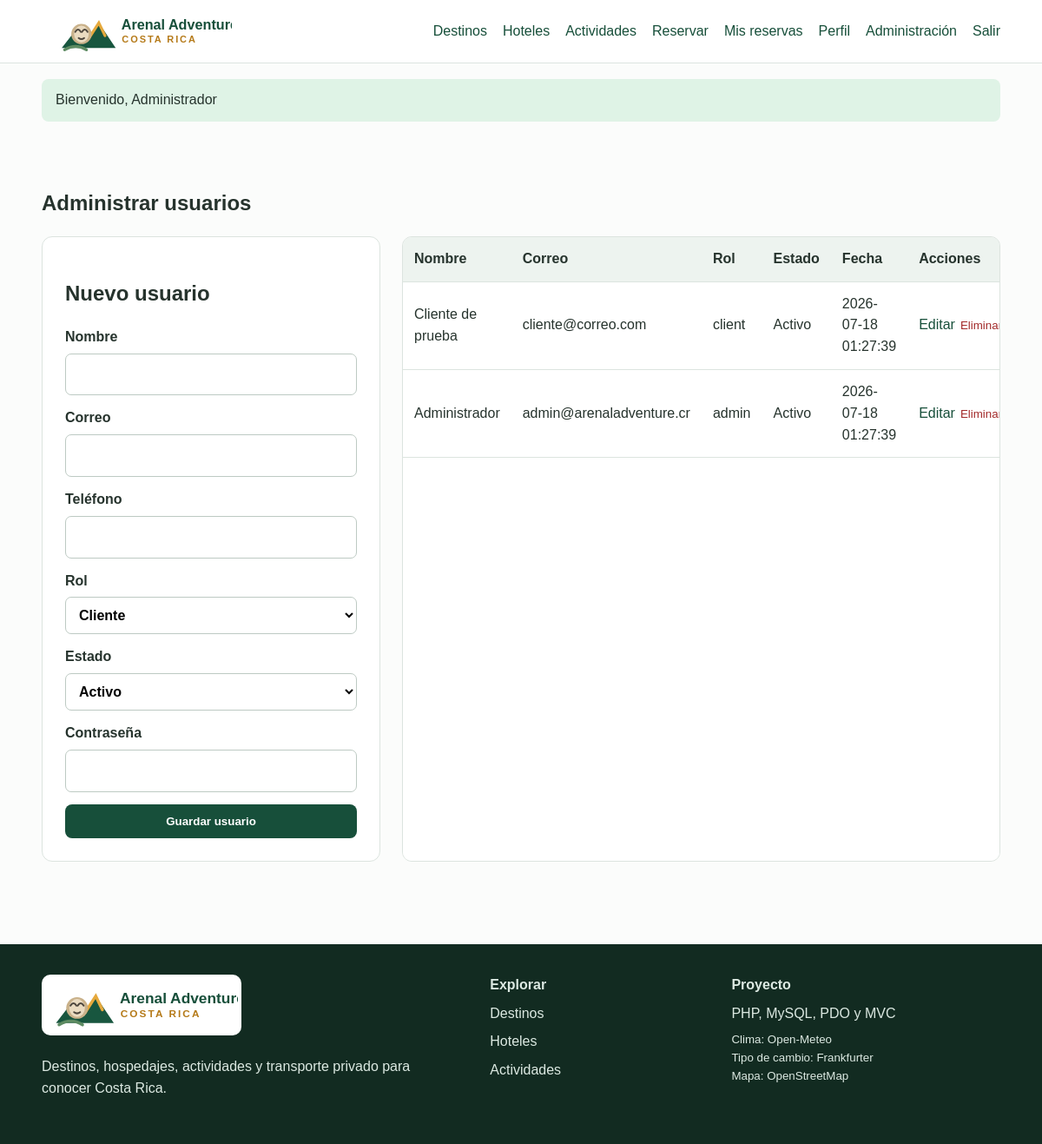
The page /public/index.php?route=admin/users (signed in) on the database its author committed.
### tables this page shows
CREATE TABLE users(id INT AUTO_INCREMENT PRIMARY KEY,name VARCHAR(100) NOT NULL,email VARCHAR(150) NOT NULL UNIQUE,phone VARCHAR(20),photo VARCHAR(255),password VARCHAR(255) NOT NULL,role ENUM('admin','client') NOT NULL DEFAULT 'client',status TINYINT(1) NOT NULL DEFAULT 1,created_at TIMESTAMP DEFAULT CURRENT_TIMESTAMP);

### app/core/Controller.php (called while the page is built, shortened)
<?php
class Controller {
    protected function view(string $view, array $data = []): void {
        extract($data);
        $viewFile = __DIR__ . '/../views/' . $view . '.php';
        require __DIR__ . '/../views/layouts/header.php';
        require $viewFile;
        require __DIR__ . '/../views/layouts/footer.php';
    }
}

### app/controllers/AdminController.php (called while the page is built, shortened)
<?php
class AdminController extends Controller {
 public function users():void{
  $model=new User();
  $users=$model->all();
  $edit=!empty($_GET['id'])?$model->find((int)$_GET['id']):null;
  $this->view('admin/users',compact('users','edit'));
 }
}

### app/core/Security.php (called while the page is built, shortened)
<?php
class Security {
    public static function e(?string $value): string {
        return htmlspecialchars($value ?? '', ENT_QUOTES, 'UTF-8');
    }
}

### app/config/config.php (called while the page is built)
<?php
return [
    'app_name' => 'Arenal Adventure CR',
    'slogan' => 'Viajes auténticos, naturaleza y aventura',
    'whatsapp' => '',
    'base_url' => 'http://localhost/arenal_adventure_cr/public',
    'db' => [
        'host' => 'localhost',
        'name' => 'turismo_cr',
        'user' => 'root',
        'password' => '',
        'charset' => 'utf8mb4'
    ]
];

### app/core/Database.php (called while the page is built)
<?php
class Database {
    private static ?PDO $connection = null;
    public static function connect(): PDO {
        if (self::$connection === null) {
            $config = require __DIR__ . '/../config/config.php';
            $db = $config['db'];
            $dsn = "mysql:host={$db['host']};dbname={$db['name']};charset={$db['charset']}";
            self::$connection = new PDO($dsn, $db['user'], $db['password'], [
                PDO::ATTR_ERRMODE => PDO::ERRMODE_EXCEPTION,
                PDO::ATTR_DEFAULT_FETCH_MODE => PDO::FETCH_ASSOC,
                PDO::ATTR_EMULATE_PREPARES => false
            ]);
        }
        return self::$connection;
    }
}

### app/models/User.php (called while the page is built, shortened)
<?php
class User {
    private PDO $db;
    public function __construct() { $this->db = Database::connect(); }
    public function all(): array {
        return $this->db->query('SELECT id,name,email,phone,photo,role,status,created_at FROM users ORDER BY id DESC')->fetchAll();
    }
}

### app/views/admin/users.php (the view)
<section class="container section"><h1>Administrar usuarios</h1><div class="admin-layout"><div class="panel"><h2><?=$edit?'Editar usuario':'Nuevo usuario'?></h2><form method="post" action="index.php?route=admin/user/save"><input type="hidden" name="csrf_token" value="<?=Security::csrfToken()?>"><input type="hidden" name="id" value="<?=$edit['id']??0?>"><label>Nombre<input name="name" minlength="3" maxlength="100" value="<?=Security::e($edit['name']??'')?>" required></label><label>Correo<input type="email" name="email" maxlength="150" value="<?=Security::e($edit['email']??'')?>" required></label><label>Teléfono<input name="phone" maxlength="20" value="<?=Security::e($edit['phone']??'')?>"></label><label>Rol<select name="role"><option value="client" <?=($edit['role']??'client')==='client'?'selected':''?>>Cliente</option><option value="admin" <?=($edit['role']??'')==='admin'?'selected':''?>>Administrador</option></select></label><label>Estado<select name="status"><option value="1" <?=($edit['status']??1)==1?'selected':''?>>Activo</option><option value="0" <?=isset($edit['status'])&&$edit['status']==0?'selected':''?>>Inactivo</option></select></label><label>Contraseña <?= $edit?'(dejar vacía para conservarla)':'' ?><input type="password" name="password" minlength="6" <?=$edit?'':'required'?>></label><button class="btn">Guardar usuario</button></form></div><div class="table-wrap"><table><thead><tr><th>Nombre</th><th>Correo</th><th>Rol</th><th>Estado</th><th>Fecha</th><th>Acciones</th></tr></thead><tbody><?php foreach($users as $u):?><tr><td><?=Security::e($u['name'])?></td><td><?=Security::e($u['email'])?></td><td><?=Security::e($u['role'])?></td><td><?=$u['status']?'Activo':'Inactivo'?></td><td><?=$u['created_at']?></td><td><a href="index.php?route=admin/users&id=<?=$u['id']?>">Editar</a><form class="inline" method="post" action="index.php?route=admin/user/delete" onsubmit="return confirm('¿Eliminar usuario?')"><input type="hidden" name="csrf_token" value="<?=Security::csrfToken()?>"><input type="hidden" name="id" value="<?=$u['id']?>"><button class="link danger">Eliminar</button></form></td></tr><?php endforeach;?></tbody></table></div></div></section>

### public/assets/css/style.css (style rules this page uses)
:root { --green:#174f3a;--light:#f4f7f2;--gold:#e6a93d;--text:#26332d;--white:#fff;--border:#dce4df }
* { box-sizing:border-box }
body { margin:0;font-family:Arial,sans-serif;color:var(--text);background:#fbfcfb;line-height:1.55 }
a { color:var(--green);text-decoration:none }
.container { width:min(1120px,92%);margin:auto }
.btn { display:inline-block;border:0;border-radius:8px;background:var(--green);color:white;padding:12px 19px;font-weight:700;cursor:pointer }
.section { padding:55px 0 }
.panel { background:white;border:1px solid var(--border);border-radius:12px;padding:26px }
form { display:grid;gap:14px }
label { display:grid;gap:6px;font-weight:700 }
input,select,textarea { width:100%;padding:11px;border:1px solid #bdcac3;border-radius:7px;font:inherit;background:white }
.table-wrap { overflow:auto;background:white;border:1px solid var(--border);border-radius:11px }
table { width:100%;border-collapse:collapse }
th,td { padding:13px;text-align:left;border-bottom:1px solid var(--border) }
th { background:#edf3ef }
.admin-layout { display:grid;grid-template-columns:390px 1fr;gap:25px }
.inline { display:inline }
.link { border:0;background:none;color:var(--green);cursor:pointer }
.danger { color:#a22929 }

### rows shown on the page
users: name "Cliente de prueba", email "cliente@correo.com", role "client", status "Activo", created_at "2026-07-18 01:27:39"
users: name "Administrador", email "admin@arenaladventure.cr", role "admin", status "Activo", created_at "2026-07-18 01:27:39"

### other values the page prints
Security::e($_SESSION['success']) "Bienvenido, Administrador"
